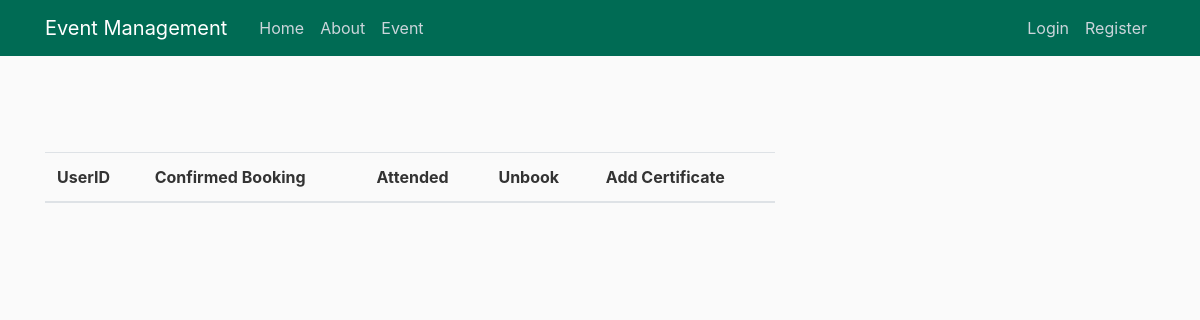
The app's page /event_user/30, older data.
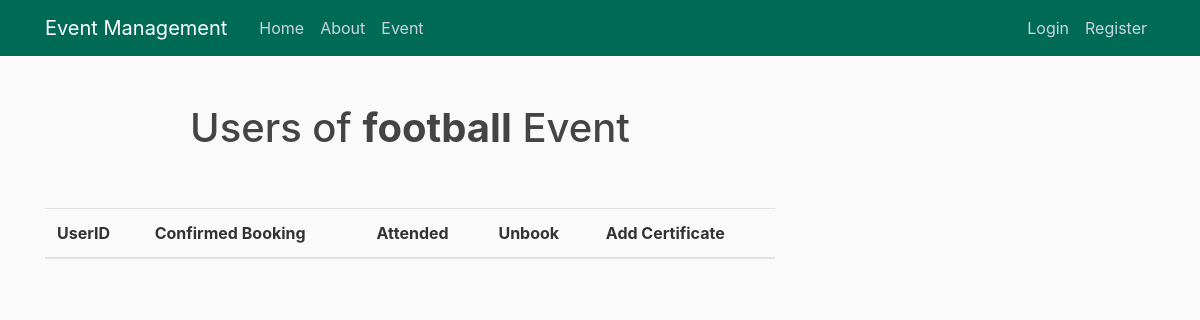
The same page, newer data.
### event/models.py (models this page shows, shortened)
class Eventlist(models.Model):
    postby = models.ForeignKey(User, on_delete=models.CASCADE, null=True)
    title = models.CharField(max_length=100)
    description = models.TextField()
    organizer = models.CharField(max_length=100)
    joiningfees = models.CharField(max_length=10)
    pricemoney = models.CharField(max_length=10)
    members = models.CharField(max_length=5, null=True)
    link = models.CharField(max_length=100)
    Eventtime = models.CharField(max_length=20)
    venue = models.TextField()
    StartingDate = models.DateTimeField(blank=False, null=True)
    Endingdate = models.DateTimeField(blank=False, null=True)
    Category = models.CharField(max_length=50, default="")
    numberofseats = models.CharField(max_length=50, null=True)

### event/views.py (the view)
# urls.py: path('event_user/<int:event_id>',
def event_user(request, event_id):
    obj = EventBook.objects.filter(eventid=event_id)
    eventdetail = Eventlist.objects.filter(id=event_id)
    userdetail = User.objects.filter()
    eventid = event_id
    return render(request, 'event/manageEventUser.html', {'obj': obj, 'eventdetail': eventdetail, 'userdetail': userdetail, 'eventid': eventid})

### event/templates/event/manageEventUser.html (shortened to what this page needs)
{% extends "event/base.html" %}
{% block content %}
{% with name="India" %}
<br />
{% for e in eventdetail %}
{% if e.id == eventid %}
<h1 style="text-align: center;">Users of <b>{{e.title}}</b> Event </h1>
{% endif %}
{% endfor%}
<br />
<br />
<table class="table table-striped">
    <thead class="thead-success">
        <tr>
            <th scope="col">UserID</th>
            <th scope="col">Confirmed Booking</th>
            <th scope="col">Attended</th>
            <th scope="col">Unbook</th>
            <th scope="col">Add Certificate</th>
        </tr>
    </thead>
</table>
{% endwith %}
{% endblock content %}

Row changes from the older to the newer data that the page shows:
added Eventlist: title "football"
